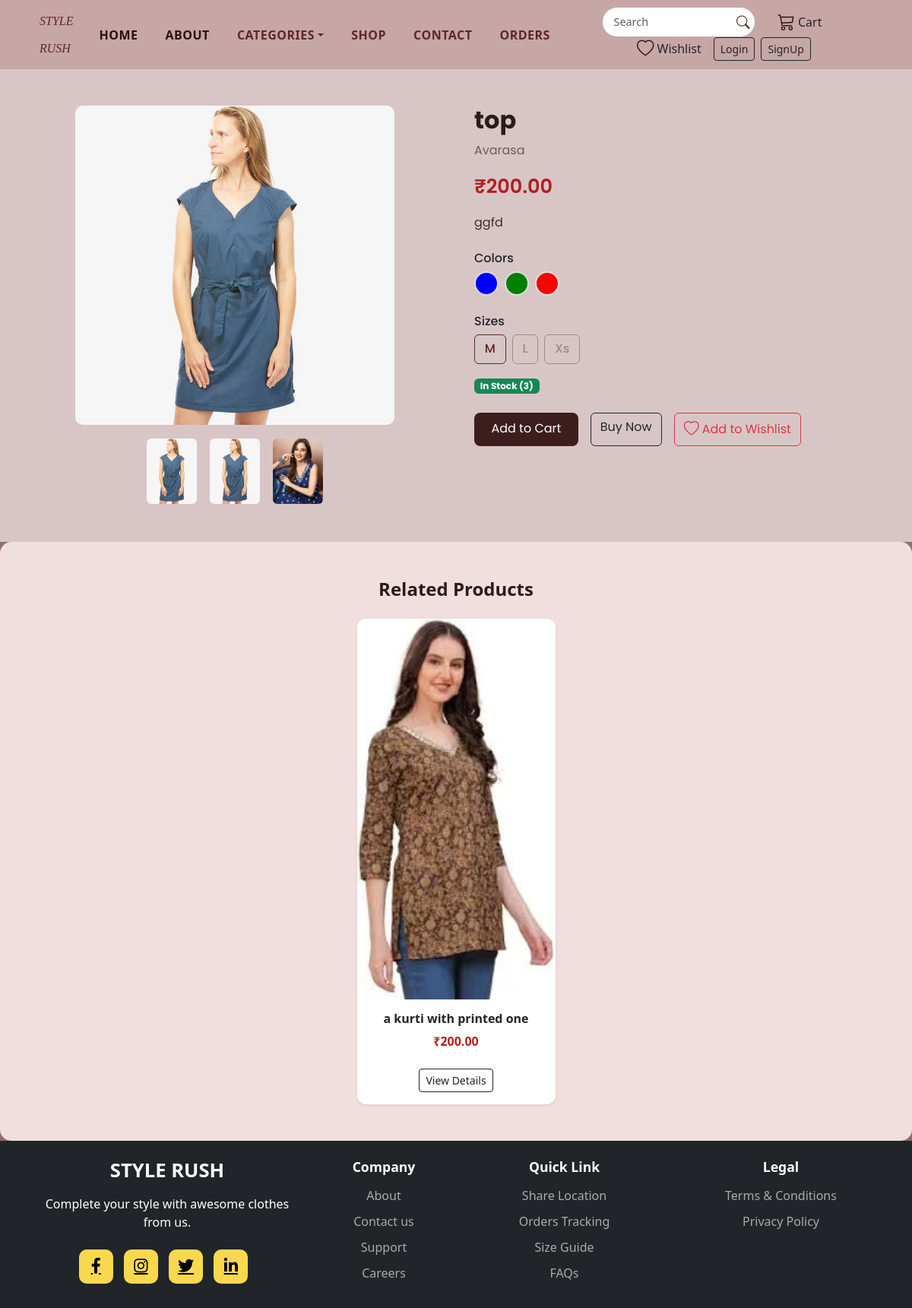
Screenshot of /products/2/ with the database file from the repository.
### product/models.py (models this page shows, shortened)
class ProductVariant(models.Model):
    product = models.ForeignKey(Product, on_delete=models.CASCADE, related_name='variants')
    color = models.ForeignKey(ProductColor, on_delete=models.CASCADE, related_name='variants')
    size = models.ForeignKey(ProductSize, on_delete=models.CASCADE, related_name='variants')
    price = models.DecimalField(max_digits=8, decimal_places=2)
    stock = models.PositiveIntegerField(default=0)
    image = models.ImageField(upload_to='products/variants/', blank=True, null=True)
    class Meta:
        unique_together = ('product','color', 'size')  # Prevent duplicate combinations
    def has_active_discount(self):
        return hasattr(self, 'discount') and self.discount.is_active()

class Product(models.Model):
    name = models.CharField(max_length=150)
    description = models.TextField(blank=True)
    category = models.ForeignKey(Category, on_delete=models.CASCADE, related_name='products')
    brand = models.ForeignKey(Brand, on_delete=models.SET_NULL, null=True, blank=True)
    featured = models.BooleanField(default=False)
    created_at = models.DateTimeField(auto_now_add=True)
    image = models.ImageField(upload_to='products/main/', blank=True, null=True)

class Brand(models.Model):
    name = models.CharField(max_length=100)
    logo = models.ImageField(upload_to='brands/', blank=True, null=True)
    website = models.URLField(blank=True, null=True)

class ProductColor(models.Model):
    name = models.CharField(max_length=50)
    color_code = models.CharField(max_length=7, help_text="HEX code like #ff0000", blank=True, null=True)
    main_image = models.ImageField(upload_to='products/colors/', blank=True, null=True)

### product/views.py (the view, shortened to what this page needs)
# urls.py: path('products/<int:pk>/', product_detail, name='product_detail'),
def product_detail(request, pk):
    categories = Category.objects.all()
    product = get_object_or_404(
        Product.objects.prefetch_related("variants__discount"), pk=pk
    )
    variants = product.variants.select_related("color", "size").order_by("id")
    first_variant = variants[0]
    selected_color = first_variant.color.id
    selected_size = first_variant.size.id
    selected_variant_id = request.GET.get("variant")
    unique_sizes = variants.values("size__id", "size__size").distinct()
    unique_colors = variants.values(
        "color__id", "color__color_code", "color__name"
    ).distinct()
    sizes_for_selected_color = list(
        variants.filter(color_id=selected_color).values_list("size_id", flat=True)
    )
    colors_for_selected_size = list(
        variants.filter(size_id=selected_size).values_list("color_id", flat=True)
    )
    related_products = (
        Product.objects.filter(category=product.category)
        .exclude(id=product.id)
        .prefetch_related("variants__discount")
    )[:4]
    for rp in related_products:
        rp.first_variant = rp.variants.first()
    wishlist_items = []
    if request.user.is_authenticated:
        wishlist_items = Wishlist.objects.filter(
            user=request.user
        ).values_list("variant", flat=True)
    return render(
        request,
        "user/product_detail.html",
        {
            "product": product,
            "variants": variants,
            "first_variant": first_variant,
            "selected_color": selected_color,
            "selected_size": selected_size,
            "unique_sizes": unique_sizes,          # ✅ REQUIRED
            "unique_colors": unique_colors,        # ✅ REQUIRED
            "sizes_for_selected_color": sizes_for_selected_color,
            "colors_for_selected_size": colors_for_selected_size,
            "related_products": related_products,
            "wishlist_items": wishlist_items,
            "categories": categories,
        },
    )

### templates/user/product_detail.html (shortened to what this page needs)
{% extends "user/base.html" %}
{% load static %}
{% block 'css' %}
<link rel="stylesheet" href="{% static 'css/product_detail.css' %}">
{% endblock %}
{% block 'content' %}
{% include "includes/navbar.html" %}
<section class="product-detail py-5">
    <div class="container">
        <div class="row g-5 align-items-start">
            <div class="col-md-6">
                <div class="product-gallery">
                    {% if first_variant.image %}
                        <img id="main-image" src="{{ first_variant.image.url }}" class="main-img">
                    {% elif product.image %}
                        <img id="main-image" src="{{ product.image.url }}" class="main-img">
                    {% else %}
                        <img id="main-image" src="{% static 'images/placeholder.jpg' %}" class="main-img">
                    {% endif %}
                    <div class="thumb-list mt-3">
                        {% for variant in variants %}
                            {% if variant.image %}
                                <img src="{{ variant.image.url }}" class="thumb-img" alt="{{ product.name }}" onclick="changeImage(this)">
                            {% endif %}
                        {% endfor %}
                    </div>
                </div>
            </div>
            <div class="col-md-6 product-info">
                <h2>{{ product.name }}</h2>
                {% if product.brand %}
                    <p class="brand">{{ product.brand.name }}</p>
                {% endif %}
                {% if first_variant.has_active_discount %}
                    <p class="price">
                        <span class="text-danger fw-bold">₹{{ first_variant.get_discounted_price }}</span>
                        <span class="text-muted text-decoration-line-through ms-2">₹{{ first_variant.price }}</span>
                        <span class="badge bg-success ms-2">
                            {{ first_variant.discount.percent|floatformat:0 }}% OFF
                        </span>
                    </p>
                {% else %}
                    <p class="price">₹{{ first_variant.price }}</p>
                {% endif %}
                <p class="desc mt-3">{{ product.description|default:"No description available." }}</p>
                <div class="colors mt-4">
                    <h6>Colors</h6>
                    <div class="d-flex gap-2 flex-wrap">
                        {% for v in variants %}
                            <a href="?variant={{ v.id }}">
                                <div class="color-circle {% if v.color.id == selected_color %}active{% endif %}"
                                    style="background-color: {{ v.color.color_code|default:v.color.name }};">
                                </div>
                            </a>
                        {% endfor %}
                    </div>
                </div>
                <div class="sizes mt-4">
                    <h6>Sizes</h6>
                    <div class="d-flex gap-2 flex-wrap">
                        {% for size in unique_sizes %}
                            {% if size.size__id in sizes_for_selected_color %}
                                {% for v in variants %}
                                    {% if v.size.id == size.size__id and v.color.id == selected_color %}
                                        <a href="?variant={{ v.id }}">
                                            <button class="size-btn {% if selected_size == size.size__id %}active{% endif %}">
                                                {{ size.size__size }}
                                            </button>
                                        </a>
                                    {% endif %}
                                {% endfor %}
                            {% else %}
                                <button class="size-btn disabled">{{ size.size__size }}</button>
                            {% endif %}
                        {% endfor %}
                    </div>
                </div>
                <p class="mt-3">
                    {% if first_variant.stock > 0 %}
                        <span class="badge bg-success">In Stock ({{ first_variant.stock }})</span>
                    {% else %}
                        <span class="badge bg-danger">Out of Stock</span>
                    {% endif %}
                </p>
                <div class="buttons mt-4 d-flex gap-3">
                    {% if first_variant.stock > 0 %}
                        <a href="{% url 'add_to_cart' first_variant.id %}" class="btn btn-dark add-to-cart-btn">Add to Cart</a>
                        <a href="{% url 'add_to_cart' first_variant.id %}" class="btn btn-outline-dark">Buy Now</a>
                    {% else %}
                        <button class="btn btn-secondary" disabled>Out of Stock</button>
                    {% endif %}
                    {% if user.is_authenticated %}
                        {% if first_variant.id in wishlist_items %}
                            <a href="{% url 'remove_from_wishlist' first_variant.id %}"
                               class="btn btn-outline-danger d-flex align-items-center gap-1">
                                <i class="bi bi-heart-fill fs-5"></i> In Wishlist
                            </a>
                        {% else %}
                            <a href="{% url 'add_to_wishlist' first_variant.id %}"
                               class="btn btn-outline-danger d-flex align-items-center gap-1">
                                <i class="bi bi-heart fs-5"></i> Add to Wishlist
                            </a>
                        {% endif %}
                    {% else %}
                        <a href="{% url 'login' %}" class="btn btn-outline-danger d-flex align-items-center gap-1">
                            <i class="bi bi-heart fs-5"></i> Add to Wishlist
                        </a>
                    {% endif %}
                </div>
            </div>
        </div>
    </div>
</section>
<section class="related-products py-5">
    <div class="container">
        <h4 class="fw-bold mb-4">Related Products</h4>
        <div class="row g-4 justify-content-center">
            {% for related in related_products %}
                {% with variant=related.first_variant %}
                    <div class="col-md-3 col-sm-6">
                        <div class="card h-100 border-0 shadow-sm position-relative">
                            {% if variant.image %}
								<img src="{{ variant.image.url }}" class="card-img-top" alt="{{ related.name }}">
							{% elif related.image %}
								<img src="{{ related.image.url }}" class="card-img-top" alt="{{ related.name }}">
							{% else %}
								<img src="{% static 'images/placeholder.jpg' %}" class="card-img-top" alt="{{ related.name }}">
							{% endif %}
                            <div class="card-body text-center">
                                <h6 class="fw-semibold text-dark">{{ related.name }}</h6>
                                {% if first_variant.has_active_discount %}
                                    <p class="price">
                                        <span class="text-danger fw-bold">₹{{ first_variant.get_discounted_price }}</span>
                                        <span class="text-muted text-decoration-line-through ms-2"> ₹{{ first_variant.price }}</span>
                                        <span class="badge bg-success ms-2">{{ first_variant.discount.percent|floatformat:0 }}% OFF</span>
                                    </p>
                                {% else %}
                                    <p class="price">₹{{ first_variant.price }}</p>
                                {% endif %}
                                <a href="{% url 'product_detail' related.id %}" class="btn btn-outline-dark btn-sm mt-2">View Details</a>
                            </div>
                        </div>
                    </div>
                {% endwith %}
            {% endfor %}
        </div>
    </div>
</section>
{% include "includes/footer.html" %}
{% endblock %}

### rows the page displays
ProductVariant: image (picture), price "200.00", size__size "M", stock "3"
ProductVariant: image (picture)
ProductVariant: image (picture)
Product: name "top", brand.name "Avarasa", description "ggfd"
Product: first_variant.image (picture), name "a kurti with printed one"

### other values shown
{{ size.size__size }} "L" "Xs"
